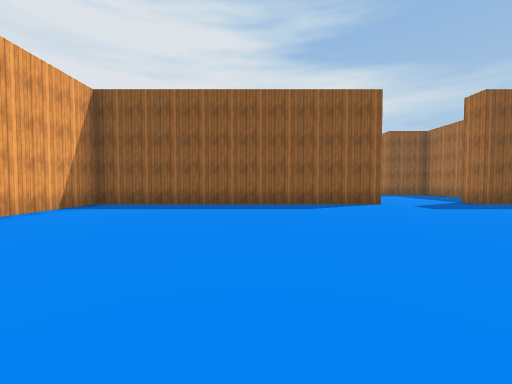
view 1 (above)

14 first-person views from a walk through a scene from a Unity 3-D project. The camera is 1.2 m above the floor, tilts 2° down and sees 90° across. The floor is counted in squares, 2 m on a side. Each view is taken from the middle of a square. On the plan, view 1 faces up. The plan holds only what a view shows up to about 9 squares ahead; the rest is blank. The player character is not drawn. Some surface patterns are stand-ins.

view 2
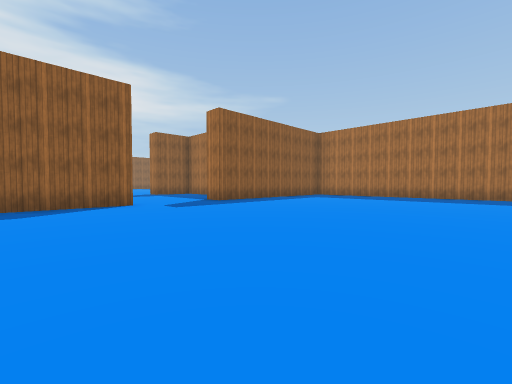

view 3
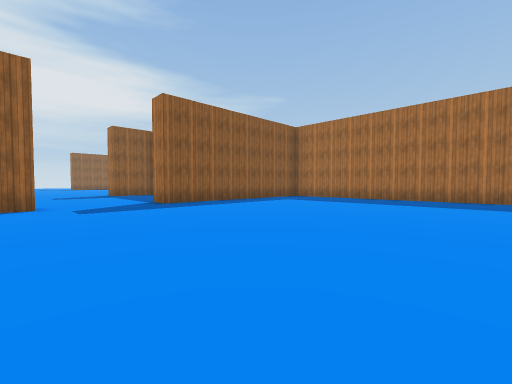

view 4
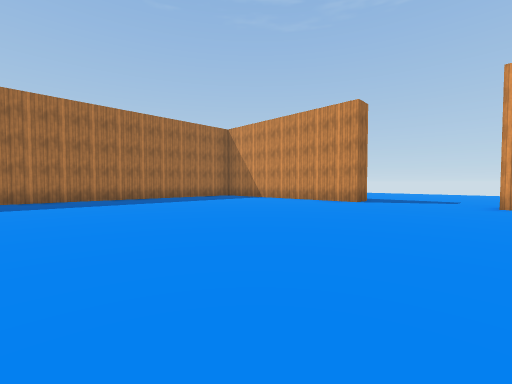

view 5
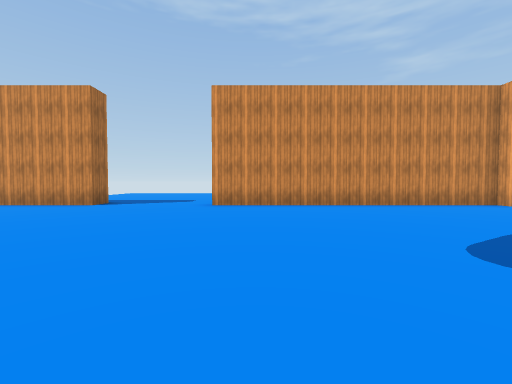

view 6
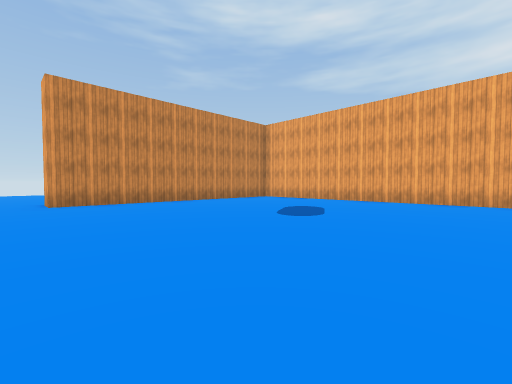

view 7
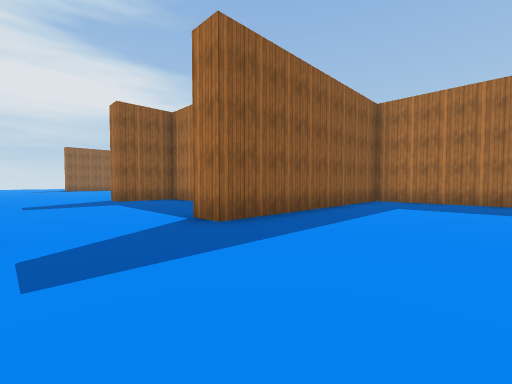

view 8
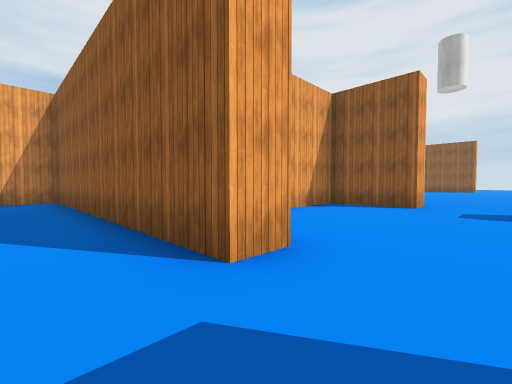

view 9
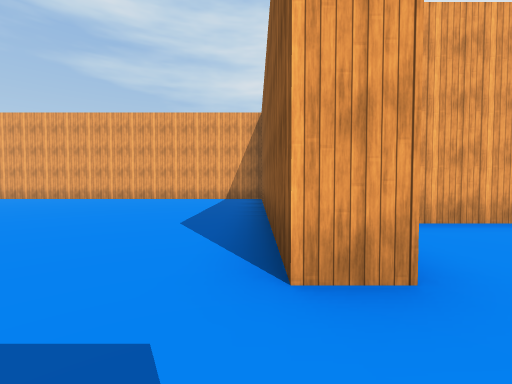

view 10
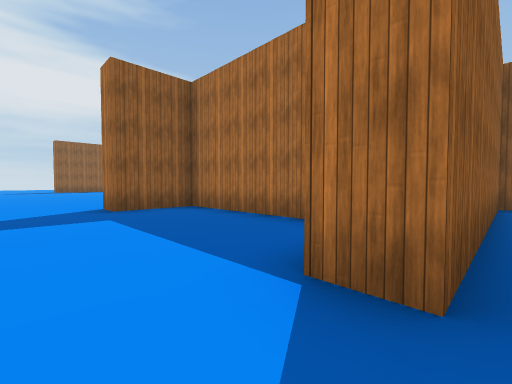

view 11
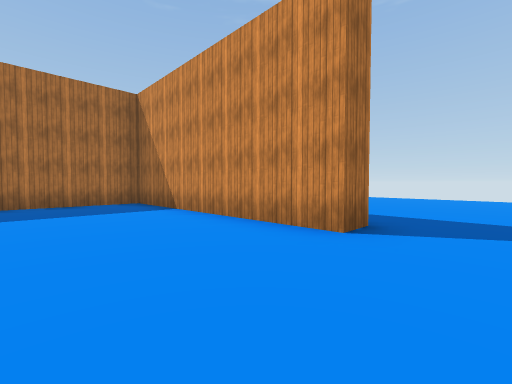

view 12
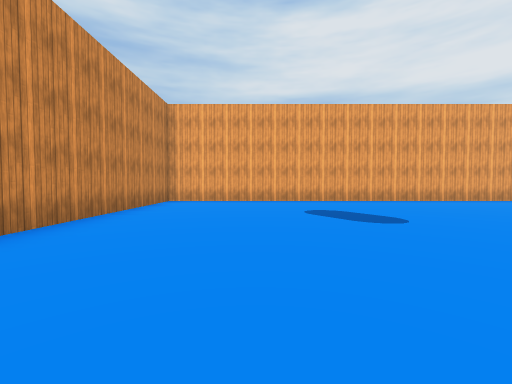

view 13
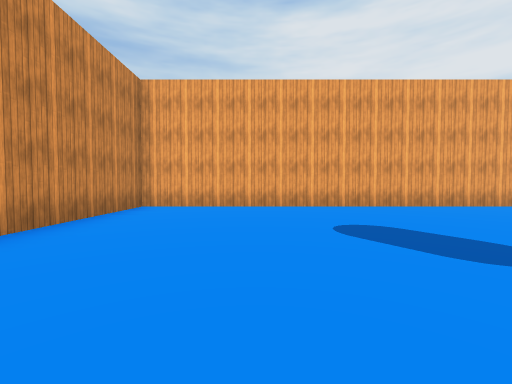

view 14
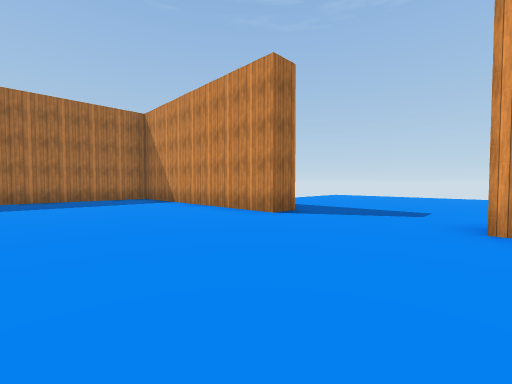

### Floor plan
Points are (right, up) in squares from view 1. A wall is a line through its corners. A room is listed if a view was taken in it or the views show most of it. See-through windows are left out.
Room 1 (views 1, 2, 3, 4, 5, 6, 7, 8, 9, 10, 11, 12, 13, 14)
walls: (3.5, 8) (3.5, 7.2) (-4.5, 7.2) (-4.5, -5.9) (3.2, -5.9); (6.4, -5.9) (12.8, -5.9) (12.8, 7.2) (6.4, 7.2) (6.4, 8); (8.6, 9.4) (8.6, 12.9) (6.7, 12.9) (6.7, 13.8); (3.5, 13.8) (3.5, 12.9) (1.2, 12.9) (1.2, 9.4)
ways out: opening at (5, -5); opening at (5, 13)

Where each view was taken, in squares from view 1:
view 1: 0 up, 0 right, facing up
view 2: 0 up, 1 right, facing up-right
view 3: 0 up, 3 right, facing up-right
view 4: 2 up, 3 right, facing down-right
view 5: 1 up, 2 right, facing down
view 6: 2 up, 4 right, facing down-left
view 7: 4 up, 4 right, facing up-right
view 8: 6 up, 5 right, facing up-left
view 9: 7 up, 5 right, facing left
view 10: 7 up, 5 right, facing up-right
view 11: 3 down, 5 right, facing down-right
view 12: 3 down, 4 right, facing left
view 13: 3 down, 2 right, facing left
view 14: 2 down, 3 right, facing down-right
